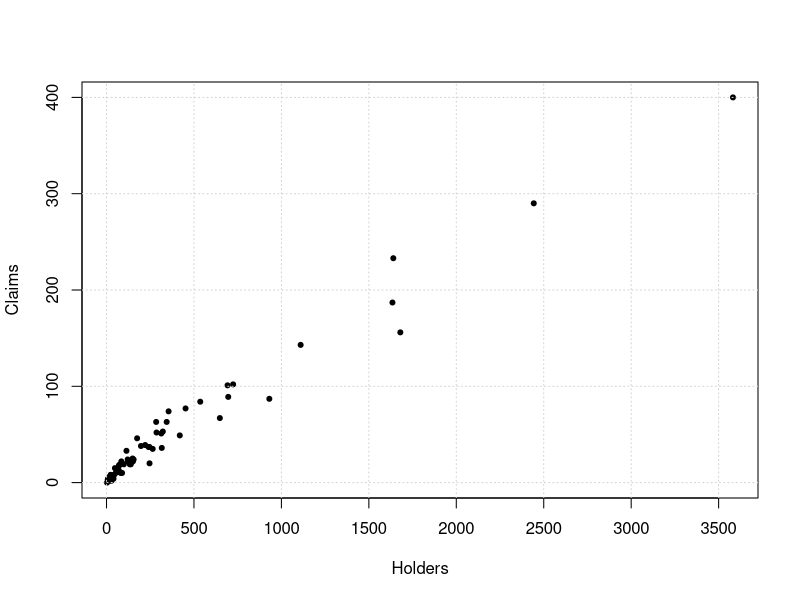
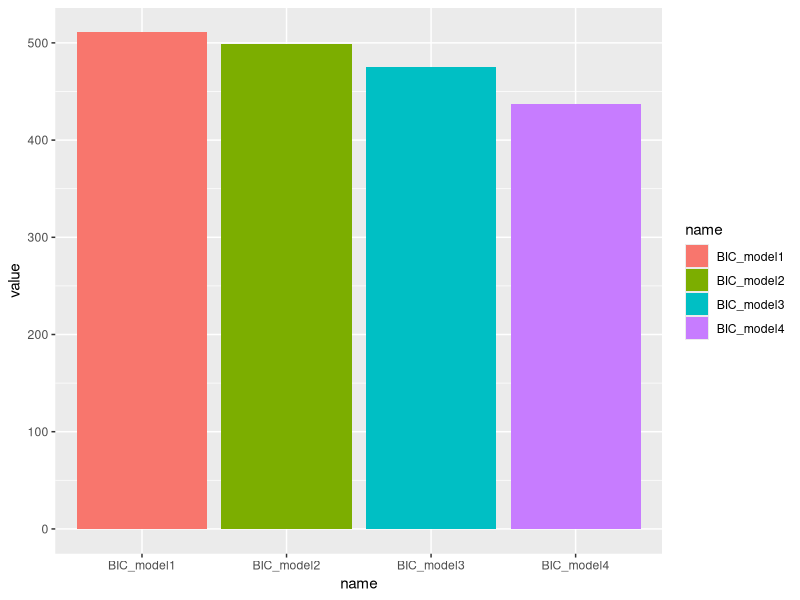

These figures' R source, in order:
## ---- chunk 1
knitr::opts_chunk$set(warning = FALSE, message = FALSE) 
## ---- chunk 2
library(MASS)
plot(Insurance$Holders, Insurance$Claims,
     xlab = 'Holders', ylab='Claims',
     pch=20)
grid()
## ---- chunk 3
NLL_Model1 <- function(theta, y, X)
{
  beta_0 = theta[1]
  beta_1 = theta[2]
  sigma = exp(theta[3])  # variance of error terms

  # -ve log likelihood function of normal distribution
  l = -sum(dnorm(y, mean = beta_0 + beta_1*X,
                 sd = sigma, log=T))
  return(l)
}
## ---- chunk 4
theta_initial1 = c(4, 0.15, 0.35)
fit_1 = optim(theta_initial1, NLL_Model1,
              y=Insurance$Claims,
              X=Insurance$Holders,
              control=list(maxit=1500))
theta_hat = fit_1$par

beta0_hat = theta_hat[1]
beta1_hat = theta_hat[2]
sigma_hat = exp(theta_hat[3])

paste0("Estimated beta0: ", beta0_hat)
paste0("Estimated beta1: ", beta1_hat)
paste0("Estimated sigma: ", sigma_hat)
## ---- chunk 5
NLL_Model2 <- function(theta, y, X)
{
  beta_0 = theta[1]
  beta_1 = theta[2]
  sigma = exp(theta[3])  # variance of error terms
  
  n = length(y)
  # Log likelihood function of Laplace distribution
  l = -(n*log(2*sigma) + 1/sigma*sum(abs(y - beta_0 - beta_1*X)))
  return(-l)
}
## ---- chunk 6
theta_initial2 = c(4, 0.15, 0.35)
fit_2 = optim(theta_initial2, NLL_Model2,
              y=Insurance$Claims,
              X=Insurance$Holders,
              control=list(maxit=1500))
theta_hat = fit_2$par

beta0_hat = theta_hat[1]
beta1_hat = theta_hat[2]
# variance of Laplace model is 2 * sigma^2
sigma_hat = exp(theta_hat[3])/sqrt(2)

paste0("Estimated beta0: ", beta0_hat)
paste0("Estimated beta1: ", beta1_hat)
paste0("Estimated sigma: ", sigma_hat)
## ---- chunk 7
NLL_Model3 <- function(theta, y, X)
{
  beta_0 = theta[1]
  beta_1 = theta[2]
  sigma = exp(theta[3])  # variance of error terms

  n = length(y)
  # -ve log likelihood function of log-normal distribution
  # Mean is given in question

  l = 0
  for (i in 1:n)
  {
    if (y[i] != 0)
    {
      l = l + dlnorm(y[i], meanlog = exp(beta_0 + beta_1*log(X[i])),
                     sdlog = sigma, log=T)
    }
  }
  return(-l)
}
## ---- chunk 8
theta_initial3 = c(4.5, 0.15, 0.5)
fit_3 = optim(theta_initial3, NLL_Model3,
              y=Insurance$Claims,
              X=Insurance$Holders,
              control=list(maxit=1500))
theta_hat = fit_3$par

beta0_hat = theta_hat[1]
beta1_hat = theta_hat[2]
sigma_hat = exp(theta_hat[3])

paste0("Estimated beta0: ", beta0_hat)
paste0("Estimated beta1: ", beta1_hat)
paste0("Estimated sigma: ", sigma_hat)
## ---- chunk 9
NLL_Model4 <- function(theta, y, X)
{
  beta_0 = theta[1]
  beta_1 = theta[2]
  sigma = exp(theta[3])  # variance of error terms

  n = length(y)
  l = 0
  for (i in 1:n)
  {
    if (y[i] != 0)
    {
      l = l + dgamma(y[i], shape = exp(beta_0 + beta_1*log(X[i])),
                     scale = sigma, log = T)
    }
  }
  return(-l)
}
## ---- chunk 10
theta_initial4 = c(1, 0.15, 0.5)
fit_4 = optim(theta_initial4, NLL_Model4,
              y=Insurance$Claims,
              X=Insurance$Holders,
              control=list(maxit=1500))
theta_hat = fit_4$par

beta0_hat = theta_hat[1]
beta1_hat = theta_hat[2]
sigma_hat = exp(theta_hat[3])

paste0("Estimated beta0: ", beta0_hat)
paste0("Estimated beta1: ", beta1_hat)
paste0("Estimated sigma: ", sigma_hat)
## ---- chunk 11
get_BIC <- function(optim_fit, data=Insurance) {
  log(nrow(data)) * length(optim_fit$par) + 2 * optim_fit$value
}
## ---- chunk 12
library(dplyr)
BIC_scores <- tibble(
  BIC_model1 = get_BIC(fit_1),
  BIC_model2 = get_BIC(fit_2),
  BIC_model3 = get_BIC(fit_3),
  BIC_model4 = get_BIC(fit_4),
)

BIC_scores
## ---- chunk 13
library(tidyr)
library(ggplot2)
BIC_scores = pivot_longer(BIC_scores, cols = BIC_model1:BIC_model4)
ggplot(BIC_scores, aes(x=name, y=value, fill=name))+
  geom_bar(stat='identity')
